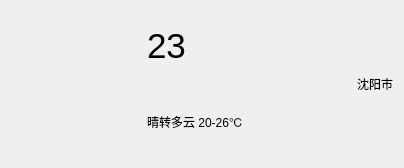
     <widget class="QWidget" name="widgetFirst" native="true">
      <property name="styleSheet">
       <string notr="true"/>
      </property>
      <layout class="QHBoxLayout" name="horizontalLayout_7">
       <item>
        <layout class="QHBoxLayout" name="horizontalLayout_3">
         <property name="sizeConstraint">
          <enum>QLayout::SetMinimumSize</enum>
         </property>
         <item>
          <widget class="QLabel" name="wetherPic">
           <property name="minimumSize">
            <size>
             <width>130</width>
             <height>130</height>
            </size>
           </property>
           <property name="maximumSize">
            <size>
             <width>130</width>
             <height>130</height>
            </size>
           </property>
           <property name="text">
            <string/>
           </property>
           <property name="pixmap">
            <pixmap resource="sourceimg.qrc">:/img/img/Sunny.png</pixmap>
           </property>
           <property name="scaledContents">
            <bool>true</bool>
           </property>
          </widget>
         </item>
         <item>
          <layout class="QVBoxLayout" name="verticalLayout">
           <item>
            <widget class="QLabel" name="labelTemp">
             <property name="minimumSize">
              <size>
               <width>120</width>
               <height>70</height>
              </size>
             </property>
             <property name="maximumSize">
              <size>
               <width>120</width>
               <height>70</height>
              </size>
             </property>
             <property name="font">
              <font>
               <family>Arial</family>
               <pointsize>26</pointsize>
              </font>
             </property>
             <property name="text">
              <string>23</string>
             </property>
            </widget>
           </item>
           <item>
            <widget class="QLabel" name="labelWetherInfo">
             <property name="minimumSize">
              <size>
               <width>120</width>
               <height>70</height>
              </size>
             </property>
             <property name="maximumSize">
              <size>
               <width>120</width>
               <height>70</height>
              </size>
             </property>
             <property name="text">
              <string>晴转多云 20-26℃</string>
             </property>
            </widget>
           </item>
          </layout>
         </item>
        </layout>
       </item>
       <item>
        <spacer name="horizontalSpacer_4">
         <property name="orientation">
          <enum>Qt::Horizontal</enum>
         </property>
         <property name="sizeHint" stdset="0">
          <size>
           <width>40</width>
           <height>20</height>
          </size>
         </property>
        </spacer>
       </item>
       <item>
        <widget class="QLabel" name="labelCity">
         <property name="minimumSize">
          <size>
           <width>80</width>
           <height>20</height>
          </size>
         </property>
         <property name="maximumSize">
          <size>
           <width>80</width>
           <height>20</height>
          </size>
         </property>
         <property name="text">
          <string>沈阳市</string>
         </property>
         <property name="alignment">
          <set>Qt::AlignRight|Qt::AlignTrailing|Qt::AlignVCenter</set>
         </property>
        </widget>
       </item>
      </layout>
     </widget>
